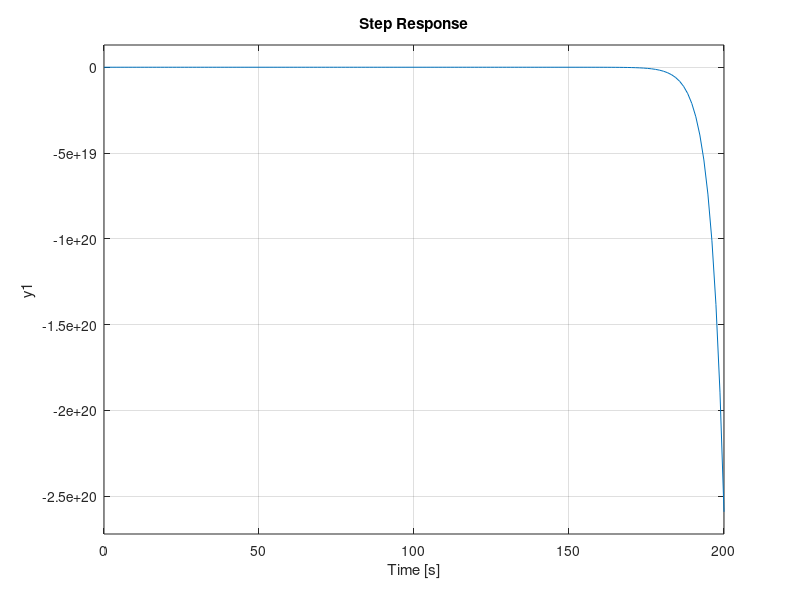

The MATLAB source for this figure:
k = 0.1;
m = 2;
c = 4.18;

A = [0,1,0;0,0,1;0,k^2, 2*k];
b = [0;-(2*k)/(m*c);-(3*k^2)/(m*c)];
C = [1,0,0];

sys = ss(A,b,C,0);

transf = tf([-2*k,k^2],[1,2*k,k^2,0]*(m*c))

step(sys)
hold on;
%bodeplot(sys)
%nyquist(sys)